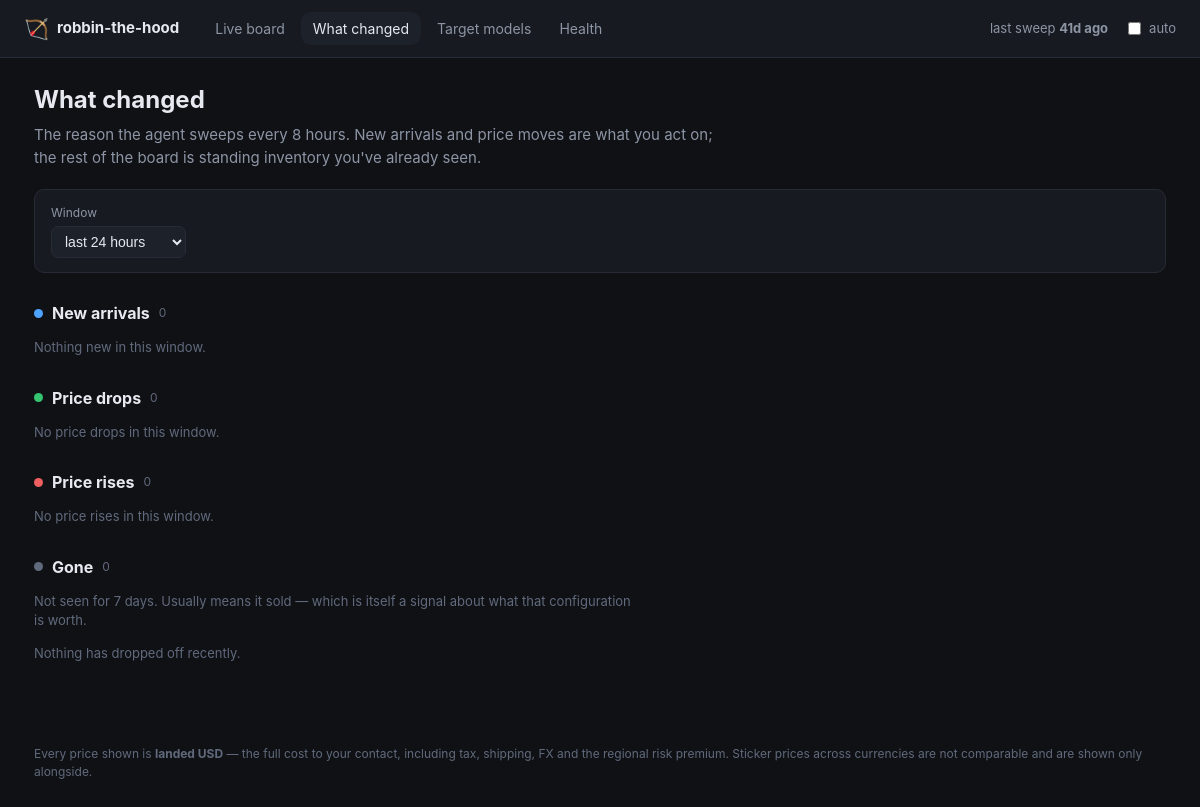
/changes, run on an earlier commit of the app's database.
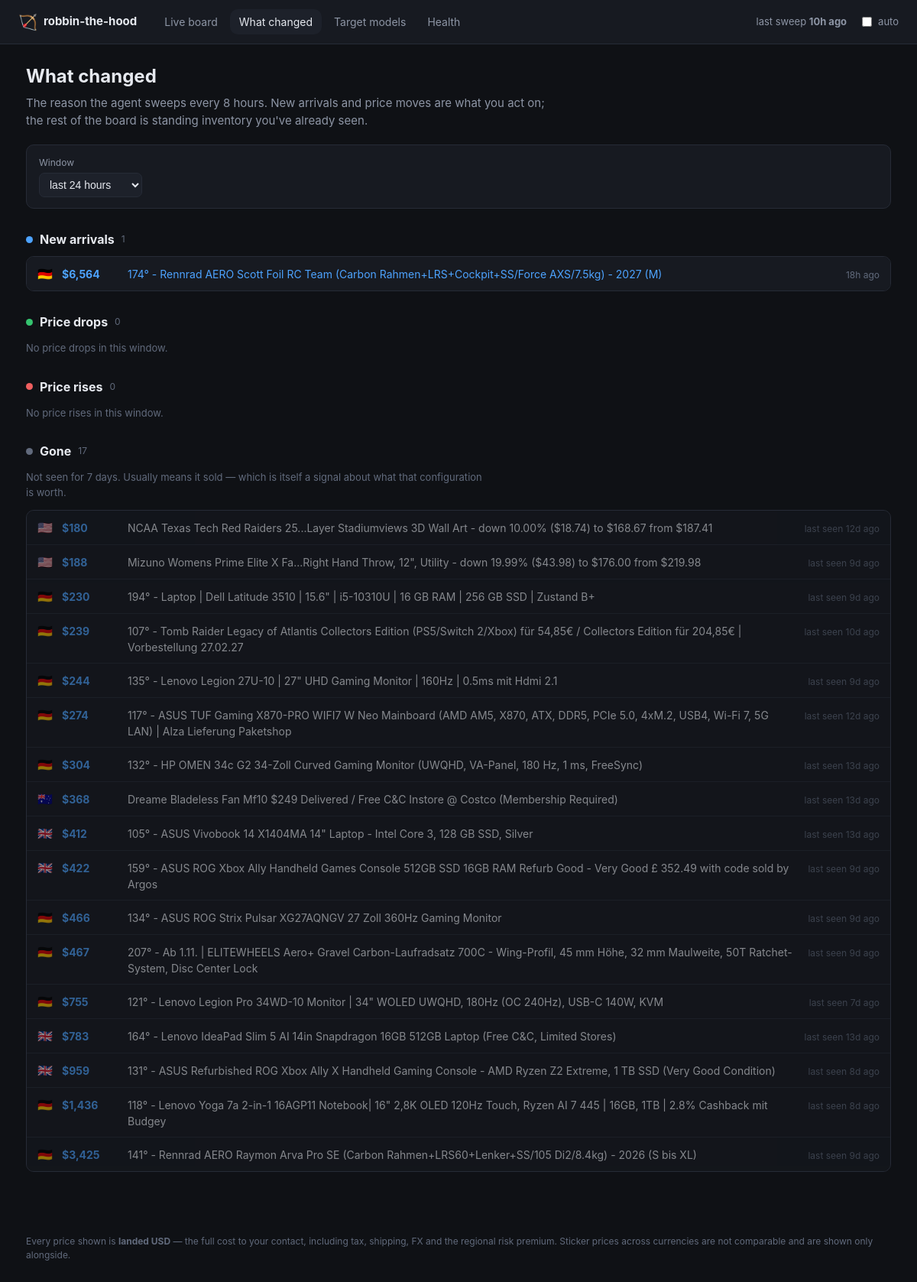
And on a later commit of the database.
### tables this page shows
CREATE TABLE listings (
    fingerprint     TEXT PRIMARY KEY,
    source          TEXT NOT NULL,
    listing_id      TEXT,
    title           TEXT NOT NULL,
    url             TEXT,
    region          TEXT NOT NULL,
    currency        TEXT NOT NULL,
    sticker_local   REAL,
    landed_usd      REAL,
    -- The FX rate is stored per listing so a comparison made weeks from now
    -- against today's record is still honest.
    fx_rate         REAL,
    fx_source       TEXT,
    fx_fetched_at   TEXT,
    score           REAL,
    model_key       TEXT,
    condition       TEXT,
    seller_name     TEXT,
    flags           TEXT,
    reject_reasons  TEXT,
    first_seen      TEXT NOT NULL,
    last_seen       TEXT NOT NULL,
    status          TEXT NOT NULL DEFAULT 'active'
, spec_line TEXT, score_breakdown TEXT, landed_explain TEXT);

### dashboard.py (the view)
@app.route("/changes")
def changes():
    hours = int(request.args.get("hours", 24))
    config = _config()
    with _open() as store:
        data = recent_changes(store, config, hours=hours)
        latest_run = store.latest_run_at()
    return render_template(
        "changes.html", changes=data, hours=hours, latest_run=latest_run,
        now=datetime.now(timezone.utc), active="changes",
        static_export=_static_export(),
    )

### dashboard.py (called while the page is built)
def _open():
    return Store(app.config["DEALS_DB"])

def _static_export() -> bool:
    return bool(app.config.get("STATIC_EXPORT"))

def _config():
    if app.config["DEALS_CONFIG"] is None:
        app.config["DEALS_CONFIG"] = load_config()
    return app.config["DEALS_CONFIG"]

@app.template_filter("money")
def money(value) -> str:
    return "—" if value is None else f"${value:,.0f}"

@app.template_filter("ago")
def ago(moment) -> str:
    if moment is None:
        return "never"
    delta = datetime.now(timezone.utc) - moment
    minutes = int(delta.total_seconds() // 60)
    if minutes < 1:
        return "just now"
    if minutes < 60:
        return f"{minutes}m ago"
    if minutes < 2880:
        return f"{minutes // 60}h ago"
    return f"{minutes // 1440}d ago"

### dealhunter/config.py (called while the page is built)
    def region(self, code: Region) -> RegionConfig:
        try:
            return self.regions[code]
        except KeyError as exc:  # pragma: no cover - config error, fails loudly
            raise KeyError(f"Region {code} is missing from config.yaml") from exc

### dealhunter/store.py (called while the page is built, shortened)
    def __enter__(self) -> "Store":
        return self

    def __exit__(self, *exc_info) -> None:
        self.close()

    def close(self) -> None:
        self.connection.commit()
        try:
            self.connection.execute("PRAGMA wal_checkpoint(TRUNCATE)")
        except sqlite3.Error as exc:  # pragma: no cover - non-fatal
            log.warning("Could not checkpoint the WAL: %s", exc)
        self.connection.close()

    @contextmanager
    def _tx(self):
        try:
            yield self.connection
            self.connection.commit()
        except Exception:
            self.connection.rollback()
            raise

    def _migrate(self) -> None:
        with self._tx() as connection:
            connection.executescript(SCHEMA)
            row = connection.execute("SELECT version FROM schema_version").fetchone()
            if row is None:
                connection.execute(
                    "INSERT INTO schema_version (version) VALUES (?)", (SCHEMA_VERSION,)
                )

    def latest_run_at(self) -> datetime | None:
        row = self.connection.execute(
            "SELECT started_at FROM runs WHERE finished_at IS NOT NULL "
            "ORDER BY id DESC LIMIT 1"
        ).fetchone()
        return datetime.fromisoformat(row["started_at"]) if row else None

### templates/changes.html (shortened to what this page needs)
{% extends "base.html" %}
{% block content %}
<div class="pagehead">
  <h1>What changed</h1>
  <p class="sub">
    The reason the agent sweeps every 8 hours. New arrivals and price moves are
    what you act on; the rest of the board is standing inventory you've already
    seen.
  </p>
</div>
<form class="filters" method="get">
  <label>Window
    <select name="hours" onchange="this.form.submit()">
      <option value="24"  {{ 'selected' if hours == 24 }}>last 24 hours</option>
    </select>
  </label>
</form>
<section class="changeblock">
  <h2><span class="dot new"></span> New arrivals
    <span class="n">{{ changes.new | length }}</span></h2>
  {% if changes.new %}
    <ul class="changes">
      {% for c in changes.new %}
        <li>
          <span class="flagicon">{{ c.region_flag }}</span>
          <span class="amount">{{ c.landed_usd | money }}</span>
          <a href="{{ c.url }}" target="_blank" rel="noopener">{{ c.title }}</a>
          <span class="when"><time datetime="{{ c.when.isoformat() }}">{{ c.when | ago }}</time></span>
        </li>
      {% endfor %}
    </ul>
  {% else %}
    <p class="none">Nothing new in this window.</p>
  {% endif %}
</section>
<section class="changeblock">
  <h2><span class="dot drop"></span> Price drops
    <span class="n">{{ changes.drops | length }}</span></h2>
  {% if changes.drops %}
    <ul class="changes">
      {% for c in changes.drops %}
        <li>
          <span class="flagicon">{{ c.region_flag }}</span>
          <span class="amount">{{ c.landed_usd | money }}</span>
          <span class="delta down">{{ c.delta | signed }} ({{ '%.1f' % c.percent }}%)</span>
          <a href="{{ c.url }}" target="_blank" rel="noopener">{{ c.title }}</a>
          <span class="when"><time datetime="{{ c.when.isoformat() }}">{{ c.when | ago }}</time></span>
        </li>
      {% endfor %}
    </ul>
  {% else %}
    <p class="none">No price drops in this window.</p>
  {% endif %}
</section>
<section class="changeblock">
  <h2><span class="dot rise"></span> Price rises
    <span class="n">{{ changes.rises | length }}</span></h2>
  {% if changes.rises %}
    <ul class="changes">
      {% for c in changes.rises %}
        <li>
          <span class="flagicon">{{ c.region_flag }}</span>
          <span class="amount">{{ c.landed_usd | money }}</span>
          <span class="delta up">{{ c.delta | signed }} ({{ '%.1f' % c.percent }}%)</span>
          <a href="{{ c.url }}" target="_blank" rel="noopener">{{ c.title }}</a>
          <span class="when"><time datetime="{{ c.when.isoformat() }}">{{ c.when | ago }}</time></span>
        </li>
      {% endfor %}
    </ul>
  {% else %}
    <p class="none">No price rises in this window.</p>
  {% endif %}
</section>
<section class="changeblock">
  <h2><span class="dot gone"></span> Gone
    <span class="n">{{ changes.gone | length }}</span></h2>
  <p class="hint">
    Not seen for 7 days. Usually means it sold — which is itself a signal about
    what that configuration is worth.
  </p>
  {% if changes.gone %}
    <ul class="changes">
      {% for c in changes.gone %}
        <li class="faded">
          <span class="flagicon">{{ c.region_flag }}</span>
          <span class="amount">{{ c.landed_usd | money }}</span>
          <span>{{ c.title }}</span>
          <span class="when">last seen <time datetime="{{ c.when.isoformat() }}">{{ c.when | ago }}</time></span>
        </li>
      {% endfor %}
    </ul>
  {% else %}
    <p class="none">Nothing has dropped off recently.</p>
  {% endif %}
</section>
{% endblock %}

### templates/base.html (shortened to what this page needs)
<!doctype html>
<html lang="en">
<head>
  <link rel="stylesheet" href="{{ url_for('static', filename='style.css') }}">
</head>
<body>
<header class="topbar">
  <div class="brand">
    <span class="logo">🏹</span>
    <span>robbin-the-hood</span>
  </div>
  <nav>
    <a href="{{ url_for('board') }}"        class="{{ 'on' if active == 'board' }}">Live board</a>
    <a href="{{ url_for('changes') }}"      class="{{ 'on' if active == 'changes' }}">What changed</a>
    <a href="{{ url_for('models') }}"       class="{{ 'on' if active == 'models' }}">Target models</a>
    <a href="{{ url_for('health_page') }}"  class="{{ 'on' if active == 'health' }}">Health</a>
  </nav>
  <div class="status">
    {% if latest_run %}
      <span class="sweep">last sweep
        <strong><time datetime="{{ latest_run.isoformat() }}">{{ latest_run | ago }}</time></strong>
      </span>
    {% else %}
      <span class="sweep warn">no completed sweep yet</span>
    {% endif %}
    {% if not static_export %}
      <label class="refresh">
        <input type="checkbox" id="autorefresh"> auto
      </label>
    {% endif %}
  </div>
</header>
<main>
  {% block content %}{% endblock %}
</main>
<footer>
  Every price shown is <strong>landed USD</strong> — the full cost to your
  contact, including tax, shipping, FX and the regional risk premium. Sticker
  prices across currencies are not comparable and are shown only alongside.
</footer>
</body>
</html>

### static/style.css (style rules this page uses)
:root { --bg: #0f1115; --panel: #171a21; --panel-2: #1d212a; --line: #262b36; --text: #e6e9ef; --muted: #8d95a5; --dim: #616a7c; --accent: #4da3ff; --good: #35c46f; --warn: #e8b339; --bad: #ef5f5f; --priority: #b98bff; --radius: 10px; }
* { box-sizing: border-box; }
body { margin: 0; background: var(--bg); color: var(--text); font: 15px/1.5 ui-sans-serif, -apple-system, "Segoe UI", Roboto, sans-serif; }
a { color: var(--accent); text-decoration: none; }
.topbar { display: flex; align-items: center; gap: 24px; padding: 12px 24px; background: var(--panel); border-bottom: 1px solid var(--line); position: sticky; top: 0; z-index: 10; }
.brand { display: flex; align-items: center; gap: 8px; font-weight: 650; }
.logo { font-size: 20px; }
.topbar nav { display: flex; gap: 4px; }
.topbar nav a { padding: 6px 12px; border-radius: var(--radius); color: var(--muted); font-size: 14px; }
.topbar nav a.on { background: var(--panel-2); color: var(--text); }
.status { margin-left: auto; display: flex; align-items: center; gap: 16px; font-size: 13px; color: var(--muted); }
.refresh { display: flex; align-items: center; gap: 5px; cursor: pointer; }
main { max-width: 1180px; margin: 0 auto; padding: 24px; }
.pagehead h1 { margin: 0 0 6px; font-size: 24px; }
.pagehead .sub { margin: 0 0 20px; color: var(--muted); max-width: 74ch; }
.filters { display: flex; flex-wrap: wrap; gap: 14px; align-items: end; background: var(--panel); border: 1px solid var(--line); border-radius: var(--radius); padding: 14px 16px; margin-bottom: 20px; }
.filters label { display: flex; flex-direction: column; gap: 4px; font-size: 12px; color: var(--muted); }
.filters select, .filters input[type="number"] { background: var(--panel-2); color: var(--text); border: 1px solid var(--line); border-radius: 7px; padding: 6px 9px; font-size: 14px; }
.flagicon { font-size: 16px; }
.changeblock { margin: 28px 0; }
.changeblock h2 { font-size: 16px; display: flex; align-items: center; gap: 9px; margin: 0 0 10px; }
.changeblock h2 .n { font-size: 12px; color: var(--dim); font-weight: 400; }
.dot { width: 9px; height: 9px; border-radius: 50%; display: inline-block; }
.dot.new { background: var(--accent); }
.dot.drop { background: var(--good); }
.dot.rise { background: var(--bad); }
.dot.gone { background: var(--dim); }
ul.changes { list-style: none; margin: 0; padding: 0; border: 1px solid var(--line); border-radius: var(--radius); overflow: hidden; }
ul.changes li { display: flex; gap: 12px; align-items: baseline; padding: 10px 14px; background: var(--panel); border-bottom: 1px solid var(--line); font-size: 14px; }
ul.changes li:last-child { border-bottom: 0; }
ul.changes li.faded { opacity: .55; }
ul.changes .amount { font-weight: 700; color: var(--accent); min-width: 74px; }
ul.changes a { flex: 1; }
ul.changes .when { font-size: 12px; color: var(--dim); margin-left: auto; white-space: nowrap; }
.none, .hint { color: var(--dim); font-size: 13px; }
.hint { max-width: 74ch; }
footer { max-width: 1180px; margin: 30px auto 40px; padding: 0 24px; font-size: 12px; color: var(--dim); }

What changed in the data, as far as the page shows it:
added listings: region_flag "🇩🇪", landed_usd "$6,564", title "174° - Rennrad AERO Scott Foil RC Team (Carbon Rahmen+LRS+Cockpit+SS/Force AXS/7.5kg) - 2027 (M)", when|ago "18h ago", shown under "New arrivals 1"
added listings: region_flag "🇺🇸", landed_usd "$180", title "NCAA Texas Tech Red Raiders 25...Layer Stadiumviews 3D Wall Art - down 10.00% ($18.74) to $168.67 from $187.41", when|ago "12d ago", shown under "Gone 17"
added listings: region_flag "🇺🇸", landed_usd "$188", title "Mizuno Womens Prime Elite X Fa...Right Hand Throw, 12\", Utility - down 19.99% ($43.98) to $176.00 from $219.98", when|ago "9d ago", shown under "Gone 17"
added listings: region_flag "🇩🇪", landed_usd "$230", title "194° - Laptop | Dell Latitude 3510 | 15.6\" | i5-10310U | 16 GB RAM | 256 GB SSD | Zustand B+", when|ago "9d ago", shown under "Gone 17"
added listings: region_flag "🇩🇪", landed_usd "$239", title "107° - Tomb Raider Legacy of Atlantis Collectors Edition (PS5/Switch 2/Xbox) für 54,85€ / Collectors Edition für 204,85€ | Vorbestellung 27.02.27", when|ago "10d ago", shown under "Gone 17"
added listings: region_flag "🇩🇪", landed_usd "$244", title "135° - Lenovo Legion 27U-10 | 27\" UHD Gaming Monitor | 160Hz | 0.5ms mit Hdmi 2.1", when|ago "9d ago", shown under "Gone 17"
added listings: region_flag "🇩🇪", landed_usd "$274", title "117° - ASUS TUF Gaming X870-PRO WIFI7 W Neo Mainboard (AMD AM5, X870, ATX, DDR5, PCIe 5.0, 4xM.2, USB4, Wi-Fi 7, 5G LAN) | Alza Lieferung Paketshop", when|ago "12d ago", shown under "Gone 17"
added listings: region_flag "🇩🇪", landed_usd "$304", title "132° - HP OMEN 34c G2 34-Zoll Curved Gaming Monitor (UWQHD, VA-Panel, 180 Hz, 1 ms, FreeSync)", when|ago "13d ago", shown under "Gone 17"
added listings: region_flag "🇦🇺", landed_usd "$368", title "Dreame Bladeless Fan Mf10 $249 Delivered / Free C&C Instore @ Costco (Membership Required)", when|ago "13d ago", shown under "Gone 17"
added listings: region_flag "🇬🇧", landed_usd "$412", title "105° - ASUS Vivobook 14 X1404MA 14\" Laptop - Intel Core 3, 128 GB SSD, Silver", when|ago "13d ago", shown under "Gone 17"
added listings: region_flag "🇬🇧", landed_usd "$422", title "159° - ASUS ROG Xbox Ally Handheld Games Console 512GB SSD 16GB RAM Refurb Good - Very Good £ 352.49 with code sold by Argos", when|ago "9d ago", shown under "Gone 17"
added listings: region_flag "🇩🇪", landed_usd "$466", title "134° - ASUS ROG Strix Pulsar XG27AQNGV 27 Zoll 360Hz Gaming Monitor", when|ago "9d ago", shown under "Gone 17"
added listings: region_flag "🇩🇪", landed_usd "$467", title "207° - Ab 1.11. | ELITEWHEELS Aero+ Gravel Carbon-Laufradsatz 700C - Wing-Profil, 45 mm Höhe, 32 mm Maulweite, 50T Ratchet-System, Disc Center Lock", when|ago "9d ago", shown under "Gone 17"
added listings: region_flag "🇩🇪", landed_usd "$755", title "121° - Lenovo Legion Pro 34WD-10 Monitor | 34\" WOLED UWQHD, 180Hz (OC 240Hz), USB-C 140W, KVM", when|ago "7d ago", shown under "Gone 17"
added listings: region_flag "🇬🇧", landed_usd "$783", title "164° - Lenovo IdeaPad Slim 5 AI 14in Snapdragon 16GB 512GB Laptop (Free C&C, Limited Stores)", when|ago "13d ago", shown under "Gone 17"
added listings: region_flag "🇬🇧", landed_usd "$959", title "131° - ASUS Refurbished ROG Xbox Ally X Handheld Gaming Console - AMD Ryzen Z2 Extreme, 1 TB SSD (Very Good Condition)", when|ago "8d ago", shown under "Gone 17"
added listings: region_flag "🇩🇪", landed_usd "$1,436", title "118° - Lenovo Yoga 7a 2-in-1 16AGP11 Notebook| 16\" 2,8K OLED 120Hz Touch, Ryzen AI 7 445 | 16GB, 1TB | 2.8% Cashback mit Budgey", when|ago "8d ago", shown under "Gone 17"
added listings: region_flag "🇩🇪", landed_usd "$3,425", title "141° - Rennrad AERO Raymon Arva Pro SE (Carbon Rahmen+LRS60+Lenker+SS/105 Di2/8.4kg) - 2026 (S bis XL)", when|ago "9d ago", shown under "Gone 17"
Also different on the page:
{{ latest_run | ago }}: "41d ago" → "10h ago"
{{ changes.new | length }}: "0" → "1"
{{ changes.gone | length }}: "0" → "17"
text no longer shown: "Nothing new in this window. Nothing has dropped off recently."
